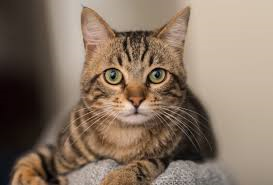
#> input picture sample_images/cat1.png, 273 x 185 px
$ jupyter execute '5.필로우시작하기.ipynb'
#> lines starting #> are read from the running program, lines starting #| are printed output that depends on the picture
## 필로우 기본 조작

[cell 1]
# 라이브러리 가져 오기
from PIL import Image
import numpy as np

[cell 2]
# 이미지 파일 가져 오기
image = Image.open('./sample_images/cat1.png', 'r')
#> image is the input picture: PIL image 273x185 RGBA; mean R, G, B, A 135.6, 116.7, 100.1, 255

# 이미지 파일 출력
image

[cell 3]
# 이미지 파일 크기 출력
print(image.size)
#| (273, 185)

[cell 4]
# 이미지 파일의 픽셀값 추출
image_px = np.array(image)

# 이미지 파일의 픽셀값 확인
print(image_px[0][0])        # 왼쪽 맨위
#| [ 44  35  28 255]
print(image_px[184][272])    # 오른쪽 맨아래
#| [147 135 119 255]

[cell 5]
# 이미지 파일의 픽셀값 추출
image_px = np.array(image)

# 이미지 파일의 픽셀값 출력
print(image_px)
#> (printed output is left out)

[cell 6]
# 이미지 픽셀값(배열)의 크기 출력
print(len(image_px))
#| 185

[cell 7]
# 이미지를 1차원 배열로 변환하기
image_flatten = image_px.flatten().astype(np.float32) / 255.0
print(image_flatten)
#> (printed output is left out)

[cell 8]
# 이미지 픽셀값(배열)의 크기 출력
print(len(image_flatten))
#| 202020

[cell 9]
# 이미지를 그레이스케일로 변환하기
gray_image = image.convert('L')
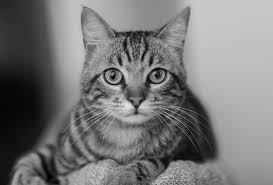
#> gray_image: PIL image 273x185 L; min 1, max 229, mean 120.5

# 변환된 이미지 파일 출력
gray_image

[cell 10]
# 이미지 파일의 픽셀값 추출
gray_image_px = np.array(gray_image)

# 이미지 파일의 픽셀값 확인
print(gray_image_px[0][0])        # 왼쪽 맨위
#| 37
print(gray_image_px[184][272])    # 오른쪽 맨아래
#| 137

[cell 11]
# 이미지 파일 크기 출력
print(gray_image_px.size)
#| 50505

[cell 12]
# 이미지 파일의 픽셀값 출력
print(gray_image_px)
#> (printed output is left out)

[cell 13]
# 이미지를 1차원 배열로 변환하기
gray_image_flatten = gray_image_px.flatten().astype(np.float32) / 255.0
print(gray_image_flatten)
#> (printed output is left out)

# 이미지 픽셀값(배열)의 크기 출력
print(len(gray_image_flatten))
#| 50505

## 이미지 가공하기

[cell 14]
# 라이브러리 가져 오기
from PIL import ImageEnhance

[cell 15]
# 이미지의 채도 조정하기
conv1 = ImageEnhance.Color(image)
conv1_image = conv1.enhance(0.5)
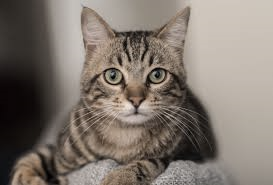
#> conv1_image: PIL image 273x185 RGBA; mean R, G, B, A 127.8, 118.3, 110, 255
conv1_image

[cell 16]
# 이미지의 명도 조정하기
conv2 = ImageEnhance.Brightness(image)
conv2_image = conv2.enhance(0.5)
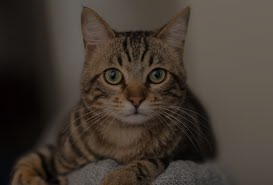
#> conv2_image: PIL image 273x185 RGBA; mean R, G, B, A 67.6, 58.1, 49.8, 255
conv2_image

[cell 17]
# 이미지의 콘트라스트 조정하기
conv3 = ImageEnhance.Contrast(image)
conv3_image = conv3.enhance(0.5)
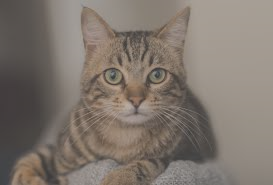
#> conv3_image: PIL image 273x185 RGBA; mean R, G, B, A 127.6, 118.1, 109.8, 255
conv3_image

[cell 18]
# 이미지의 날카로움 조정하기
conv4 = ImageEnhance.Sharpness(image)
conv4_image = conv4.enhance(2.0)
conv4_image

[cell 19]
# 이미지의 크기 조정하기
conv5_image = image.resize((128,128))
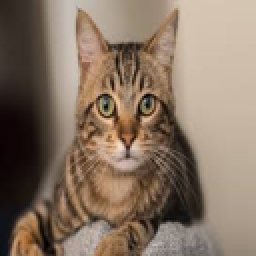
#> conv5_image: PIL image 128x128 RGBA (shown 2 times larger); mean R, G, B, A 135.6, 116.7, 100.1, 255
conv5_image

[cell 20]
# 이미지의 크기 출력
print(conv5_image.size)
#| (128, 128)

[cell 21]
# [5 lines of commented-out code are left out]
conv6_image = image.transpose(Image.ROTATE_270)
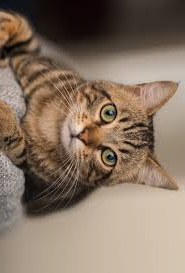
#> conv6_image: PIL image 185x273 RGBA; mean R, G, B, A 135.6, 116.7, 100.1, 255
conv6_image

$ run again, with sample_images/dog1.png copied over sample_images/cat1.png
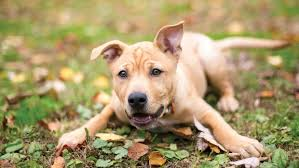
#> input picture sample_images/dog1.png, 299 x 168 px
#> image is the input picture: PIL image 299x168 RGBA; mean R, G, B, A 168.4, 152, 107.7, 255
#| (299, 168)
#| [128 102  51 255]
#> (printed output is left out)
#| 168
#> (printed output is left out)
#| 200928
#| 104
#| 50232
#> (printed output is left out)
#> (printed output is left out)
#| 50232
#> `conv5_image = image.resize((128,128))`:
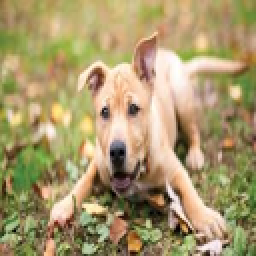
#> conv5_image: PIL image 128x128 RGBA (shown 2 times larger); mean R, G, B, A 168.4, 152, 107.7, 255
#| (128, 128)
#> `conv6_image = image.transpose(Image.ROTATE_270)`:
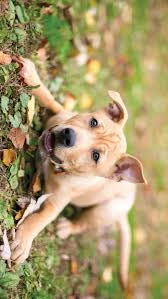
#> conv6_image: PIL image 168x299 RGBA; mean R, G, B, A 168.4, 152, 107.7, 255
